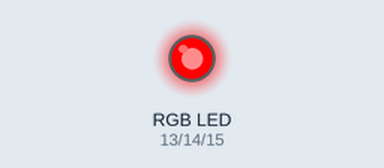
A sketch run on a simulated Arduino Uno, built with avr-gcc and run on an emulated ATmega328P. Shown: an RGB LED mixed from three pins (HIGH = lit).

Above: at 0.5 s.
At 1.5 s:
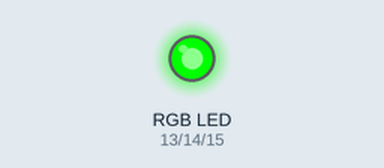
At 2.5 s:
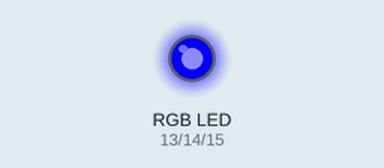
At 3.5 s:
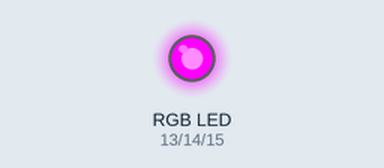
Timing chart, 0 to 5.2 s (numbered marks = the images above):
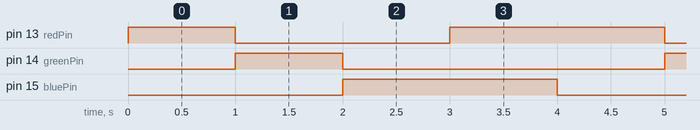

The sketch:

Project_4_RGB_LED.ino
```cpp
const int redPin = 13;  // R petal on RGB LED module connected to digital pin 13
const int greenPin = 14;  // G petal on RGB LED module connected to digital pin 14
const int bluePin = 15;  // B petal on RGB LED module connected to digital pin 15

void setup()
{
  pinMode(redPin, OUTPUT); // sets the redPin to be an output
  pinMode(greenPin, OUTPUT); // sets the greenPin to be an output
  pinMode(bluePin, OUTPUT); // sets the bluePin to be an output
}

void loop()  // run over and over again
{
  // Basic colors:
  color(255, 0, 0); // turn the RGB LED red
  delay(1000); // delay for 1 second
  color(0,255, 0); // turn the RGB LED green
  delay(1000); // delay for 1 second
  color(0, 0, 255); // turn the RGB LED blue
  delay(1000); // delay for 1 second
  color(255,0,255); // turn the RGB LED Purple
  delay(1000); // delay for 1 second
}

void color (unsigned char red, unsigned char green, unsigned char blue)// the color generating function
{
  analogWrite(redPin, red);
  analogWrite(greenPin, green);
  analogWrite(bluePin, blue);
}
```

Measured:
- by itself, pin 13 (redPin): repeats every 4.0 s: LOW 2.0 s, HIGH 2.0 s
- by itself, pin 14 (greenPin): alternates HIGH for 1.0 s and LOW for 3.0 s
- by itself, pin 15 (bluePin): alternates HIGH for 2.0 s and LOW for 2.0 s
